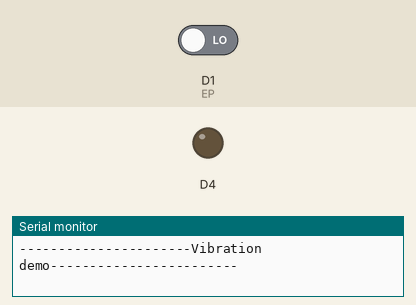
A sketch run on a simulated ESP8266 (NodeMCU). Shown: output pins drawn as LEDs (lit = HIGH), the last lines printed to the serial monitor. Inputs (shaded band) come from the test bench; at power-on: D1 (EP) LOW.

Above: at 0.1 s.
At 1.1 s:
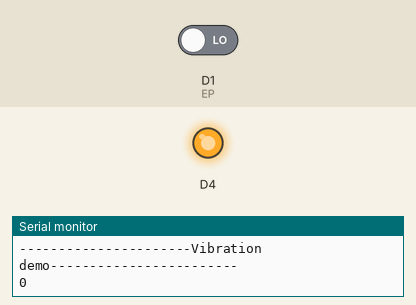
Timing chart, 0 to 2.6 s (numbered marks = the images above):
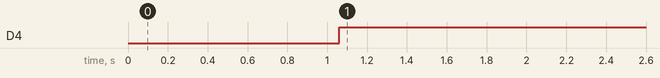

The sketch:

medidor-vibracion.ino
```cpp
// Watch video here: https://www.youtube.com/watch?v=235BLk7vk00

/* Vibration sensor connected to Arduino pins as follows:
 Arduino            Vibration Sensor
   D9                    DOut
   D1                    DOut
   GND                   GND
   +5V                   VCC

   D13                Indication LED
   LED_BUILTIN        Indication LED
*/

//int ledPin = 13;
//int EP =9;
int EP = D1;
void setup(){
  //pinMode(ledPin, OUTPUT)
  pinMode(LED_BUILTIN, OUTPUT);     // Initialize the LED_BUILTIN pin as an output

  pinMode(EP, INPUT); //set EP input for measurment
  Serial.begin(115200); //init serial 115200
  Serial.println("----------------------Vibration demo------------------------");
}
void loop(){
  long measurement =TP_init();
  delay(50);
 // Serial.print("measurment = ");
  Serial.println(measurement);
  if (measurement > 1000){
    //digitalWrite(ledPin, HIGH);
    digitalWrite(LED_BUILTIN, LOW);   // Turn the LED on (Note that LOW is the voltage level
                                    // but actually the LED is on; this is because
                                    // it is active low on the ESP-01)
  }
  else{
    //digitalWrite(ledPin, LOW);
    digitalWrite(LED_BUILTIN, HIGH);  // Turn the LED off by making the voltage HIGH
  }
}

long TP_init(){
  delay(10);
  long measurement=pulseIn (EP, HIGH);  //wait for the pin to get HIGH and returns measurement
  return measurement;
}
```

Measured:
- by itself, D4: LOW → HIGH at 1.1 s
